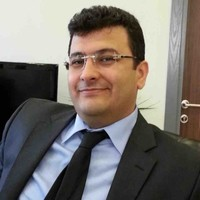
#> input picture DeepFacePractice1/_archive/backups/images_backup/kisi_A_1.jpg, 200 x 200 px
$ python -i screen_replay_anti_spoof.py   (imports and definitions only)   (older library calls are emulated)
#> lines starting #> are read from the running program, lines starting #| are printed output that depends on the picture; after the words box and inside, x2 and y2 are one past the last pixel; in counts of white or black regions, pixels touching at a corner belong together
### liveness-antispoof-research/aysenur15/liveness-p3-frr-reduction/unique-source/app/infrastructure/ml/liveness/moire_pattern_analysis.py
"""Shared moire-pattern analysis for screen replay and texture liveness checks."""

from __future__ import annotations

from typing import Sequence

import cv2
import numpy as np

DEFAULT_GABOR_KSIZE = (21, 21)
DEFAULT_GABOR_SIGMA = 5.0
DEFAULT_GABOR_LAMBDA = 10.0
DEFAULT_GABOR_GAMMA = 0.5
DEFAULT_GABOR_PSI = 0
DEFAULT_GABOR_THETAS = (0.0, np.pi / 4, np.pi / 2, 3 * np.pi / 4)
DEFAULT_RESPONSE_STD_THRESHOLD = 30.0
DEFAULT_CENTER_FOCUS_RATIO = 0.72


def build_default_moire_gabor_kernels() -> list[np.ndarray]:
    """Create the default Gabor bank used by the texture detectors."""
    return [
        cv2.getGaborKernel(
            ksize=DEFAULT_GABOR_KSIZE,
            sigma=DEFAULT_GABOR_SIGMA,
            theta=theta,
            lambd=DEFAULT_GABOR_LAMBDA,
            gamma=DEFAULT_GABOR_GAMMA,
            psi=DEFAULT_GABOR_PSI,
        )
        for theta in DEFAULT_GABOR_THETAS
    ]


def analyze_moire_pattern(
    gray: np.ndarray,
    *,
    gabor_kernels: Sequence[np.ndarray] | None = None,
    response_std_threshold: float = DEFAULT_RESPONSE_STD_THRESHOLD,
) -> dict[str, float | list[float]]:
    """Analyze periodic moire-like responses in a grayscale image.

    Returns normalized risk in [0,1] plus raw detector diagnostics.
    """
    kernels = list(gabor_kernels) if gabor_kernels is not None else build_default_moire_gabor_kernels()
    if gray is None or gray.size == 0 or not kernels:
        return {
            "moire_risk": 0.0,
            "moire_score": 100.0,
            "moire_response_count": 0.0,
            "moire_response_fraction": 0.0,
            "moire_response_std_mean": 0.0,
            "moire_response_std_max": 0.0,
            "moire_response_stds": [],
        }

    focus_gray, focus_ratio = _extract_center_focus(gray)
    clahe = cv2.createCLAHE(clipLimit=2.0, tileGridSize=(8, 8))
    normalized_gray = clahe.apply(focus_gray)

    response_stds: list[float] = []
    strong_response_count = 0
    for kernel in kernels:
        filtered = cv2.filter2D(normalized_gray, cv2.CV_64F, kernel)
        response_std = float(np.std(filtered))
        response_stds.append(response_std)
        if response_std > response_std_threshold:
            strong_response_count += 1

    response_fraction = strong_response_count / max(len(kernels), 1)
    response_std_mean = float(np.mean(response_stds)) if response_stds else 0.0
    response_std_max = float(np.max(response_stds)) if response_stds else 0.0
    response_std_min = float(np.min(response_stds)) if response_stds else 0.0
    response_std_range = max(0.0, response_std_max - response_std_min)
    response_std_std = float(np.std(response_stds)) if response_stds else 0.0
    normalized_excess = [_clamp01((std - response_std_threshold) / max(response_std_threshold, 1e-6)) for std in response_stds]
    gabor_strength = float(np.mean(normalized_excess)) if normalized_excess else 0.0
    orientation_selectivity = 0.0
    if response_std_max > 1e-6:
        orientation_selectivity = _clamp01(response_std_range / response_std_max)
    periodic_gabor_risk = _clamp01(gabor_strength * (0.35 + 0.65 * orientation_selectivity))

    fft_details = _compute_fft_periodicity(normalized_gray)
    fft_risk = float(fft_details["moire_fft_risk"])
    moire_risk = _clamp01(
        0.45 * periodic_gabor_risk
        + 0.30 * fft_risk
        + 0.15 * response_fraction
        + 0.10 * _clamp01(response_std_std / max(response_std_threshold, 1e-6))
    )
    moire_score = 100.0 * (1.0 - moire_risk)

    return {
        "moire_risk": moire_risk,
        "moire_score": moire_score,
        "moire_response_count": float(strong_response_count),
        "moire_response_fraction": response_fraction,
        "moire_response_std_mean": response_std_mean,
        "moire_response_std_max": response_std_max,
        "moire_response_std_min": response_std_min,
        "moire_response_std_range": response_std_range,
        "moire_response_std_std": response_std_std,
        "moire_gabor_strength": gabor_strength,
        "moire_orientation_selectivity": orientation_selectivity,
        "moire_periodic_gabor_risk": periodic_gabor_risk,
        "moire_center_focus_ratio": focus_ratio,
        "moire_response_stds": response_stds,
        **fft_details,
    }


def _clamp01(value: float) -> float:
    return max(0.0, min(1.0, float(value)))


def _extract_center_focus(gray: np.ndarray, focus_ratio: float = DEFAULT_CENTER_FOCUS_RATIO) -> tuple[np.ndarray, float]:
    if gray is None or gray.size == 0:
        return gray, focus_ratio
    h, w = gray.shape[:2]
    crop_h = max(16, int(round(h * focus_ratio)))
    crop_w = max(16, int(round(w * focus_ratio)))
    y1 = max(0, (h - crop_h) // 2)
    x1 = max(0, (w - crop_w) // 2)
    y2 = min(h, y1 + crop_h)
    x2 = min(w, x1 + crop_w)
    return gray[y1:y2, x1:x2], focus_ratio


def _compute_fft_periodicity(gray: np.ndarray) -> dict[str, float]:
    if gray is None or gray.size == 0:
        return {
            "moire_fft_mid_low_ratio": 0.0,
            "moire_fft_peak_ratio": 0.0,
            "moire_fft_risk": 0.0,
        }

    resized = gray
    h, w = gray.shape[:2]
    max_side = max(h, w)
    if max_side > 256:
        scale = 256.0 / float(max_side)
        resized = cv2.resize(
            gray,
            (max(1, int(round(w * scale))), max(1, int(round(h * scale)))),
            interpolation=cv2.INTER_AREA,
        )

    spectrum = np.fft.fftshift(np.fft.fft2(resized.astype(np.float32)))
    magnitude = np.log1p(np.abs(spectrum))
    h2, w2 = magnitude.shape[:2]
    cy, cx = h2 / 2.0, w2 / 2.0
    yy, xx = np.ogrid[:h2, :w2]
    radius = np.sqrt((yy - cy) ** 2 + (xx - cx) ** 2)
    half_side = min(h2, w2) / 2.0
    low_radius = max(2.0, half_side / 14.0)
    mid_radius = max(low_radius + 1.0, half_side / 4.2)

    low_mask = radius <= low_radius
    mid_mask = (radius > low_radius) & (radius <= mid_radius)
    low_energy = float(np.mean(magnitude[low_mask])) if np.any(low_mask) else 0.0
    mid_energy = float(np.mean(magnitude[mid_mask])) if np.any(mid_mask) else 0.0
    peak_energy = float(np.max(magnitude[mid_mask])) if np.any(mid_mask) else 0.0

    mid_low_ratio = mid_energy / max(low_energy, 1e-6)
    peak_ratio = peak_energy / max(mid_energy, 1e-6)
    fft_risk = _clamp01(
        0.65 * _normalize(mid_low_ratio, 0.82, 1.18)
        + 0.35 * _normalize(peak_ratio, 1.55, 2.80)
    )
    return {
        "moire_fft_mid_low_ratio": mid_low_ratio,
        "moire_fft_peak_ratio": peak_ratio,
        "moire_fft_risk": fft_risk,
    }


def _normalize(value: float, low: float, high: float) -> float:
    if high <= low:
        return 0.0
    return _clamp01((float(value) - low) / (high - low))

### liveness-antispoof-research/aysenur15/liveness-cascade-frr-reduction/unique-source/app/infrastructure/ml/liveness/screen_replay_anti_spoof.py
"""Fast screen-replay anti-spoofing heuristics for phone/tablet attacks."""

from __future__ import annotations

from dataclasses import dataclass, field

import cv2
import numpy as np

from app.infrastructure.ml.liveness.moire_pattern_analysis import analyze_moire_pattern


@dataclass(frozen=True)
class ScreenReplayAssessment:
    """Aggregated screen replay anti-spoof result."""

    spoof_score: float
    confident: bool
    hard_veto: bool
    low_signal_count: int
    screen_like_pattern: bool = False
    screen_like_optics: bool = False
    signal_scores: dict[str, float] = field(default_factory=dict)
    details: dict[str, float] = field(default_factory=dict)

    @property
    def is_live_like(self) -> bool:
        return self.spoof_score >= 70.0 and not self.hard_veto


class ScreenReplayAntiSpoof:
    """Cheap layered heuristics for detecting display-based replay attacks."""

    def __init__(
        self,
        *,
        fft_ratio_center: float = 0.85,
        fft_ratio_width: float = 0.20,
        laplacian_low: float = 80.0,
        laplacian_high: float = 700.0,
        specular_warn: float = 0.020,
        specular_fail: float = 0.060,
        skin_coverage_min: float = 0.20,
        skin_coverage_max: float = 0.95,
        crcb_scatter_min: float = 2.5,
        veto_signal_count: int = 2,
        veto_signal_threshold: float = 30.0,
        veto_score_cap: float = 35.0,
        blur_floor: float = 25.0,
        max_side: int = 256,
    ) -> None:
        self._fft_ratio_center = fft_ratio_center
        self._fft_ratio_width = max(fft_ratio_width, 1e-3)
        self._laplacian_low = laplacian_low
        self._laplacian_high = laplacian_high
        self._specular_warn = specular_warn
        self._specular_fail = max(specular_fail, specular_warn + 1e-3)
        self._skin_coverage_min = skin_coverage_min
        self._skin_coverage_max = skin_coverage_max
        self._crcb_scatter_min = crcb_scatter_min
        self._veto_signal_count = max(1, veto_signal_count)
        self._veto_signal_threshold = veto_signal_threshold
        self._veto_score_cap = veto_score_cap
        self._blur_floor = blur_floor
        self._max_side = max(64, max_side)
        self._clahe = cv2.createCLAHE(clipLimit=2.0, tileGridSize=(8, 8))

    def check_spoofing(self, image: np.ndarray) -> ScreenReplayAssessment:
        """Return a live-like score where lower values indicate screen replay risk."""
        if image is None or image.size == 0:
            return ScreenReplayAssessment(
                spoof_score=50.0,
                confident=False,
                hard_veto=False,
                low_signal_count=0,
                screen_like_pattern=False,
                screen_like_optics=False,
                signal_scores={},
                details={"invalid_input": 1.0},
            )

        bgr_small = self._resize_bgr(image)
        gray = cv2.cvtColor(bgr_small, cv2.COLOR_BGR2GRAY)
        gray = self._clahe.apply(gray)

        laplacian_variance = float(cv2.Laplacian(gray, cv2.CV_64F).var())
        if laplacian_variance < self._blur_floor:
            return ScreenReplayAssessment(
                spoof_score=50.0,
                confident=False,
                hard_veto=False,
                low_signal_count=0,
                screen_like_pattern=False,
                screen_like_optics=False,
                signal_scores={"laplacian": 50.0},
                details={
                    "blur_floor_triggered": 1.0,
                    "laplacian_variance": laplacian_variance,
                },
            )

        fft_score, fft_details = self._compute_fft_score(gray)
        gabor_analysis = analyze_moire_pattern(gray)
        gabor_score = float(gabor_analysis["moire_score"])
        laplacian_score = self._compute_laplacian_score(laplacian_variance)
        skin_score, skin_details = self._compute_skin_score(bgr_small)
        specular_score, specular_details = self._compute_specular_score(bgr_small)

        signal_scores = {
            "fft": fft_score,
            "gabor": gabor_score,
            "laplacian": laplacian_score,
            "skin": skin_score,
            "specular": specular_score,
        }
        spoof_score = self._fuse_scores(signal_scores)
        low_signal_count = sum(1 for score in signal_scores.values() if score < self._veto_signal_threshold)
        screen_like_pattern = signal_scores["fft"] < 24.0 and signal_scores["gabor"] < 35.0
        screen_like_optics = signal_scores["specular"] < 35.0 or signal_scores["laplacian"] < 25.0
        hard_veto = (
            spoof_score <= 22.0
            and screen_like_pattern
            and screen_like_optics
            and low_signal_count >= self._veto_signal_count
        )
        if hard_veto:
            spoof_score = min(spoof_score, self._veto_score_cap)

        details = {
            **fft_details,
            **{f"gabor_{key}": float(value) for key, value in gabor_analysis.items() if not isinstance(value, list)},
            **skin_details,
            **specular_details,
            "laplacian_variance": laplacian_variance,
            "screen_replay_spoof_score": spoof_score,
            "screen_replay_low_signal_count": float(low_signal_count),
            "screen_replay_screen_like_pattern": float(screen_like_pattern),
            "screen_replay_screen_like_optics": float(screen_like_optics),
        }
        for name, score in signal_scores.items():
            details[f"screen_replay_{name}_score"] = float(score)

        return ScreenReplayAssessment(
            spoof_score=spoof_score,
            confident=True,
            hard_veto=hard_veto,
            low_signal_count=low_signal_count,
            screen_like_pattern=screen_like_pattern,
            screen_like_optics=screen_like_optics,
            signal_scores=signal_scores,
            details=details,
        )

    def _resize_bgr(self, image: np.ndarray) -> np.ndarray:
        h, w = image.shape[:2]
        max_dim = max(h, w)
        if max_dim <= self._max_side:
            return image
        scale = self._max_side / float(max_dim)
        size = (max(1, int(round(w * scale))), max(1, int(round(h * scale))))
        return cv2.resize(image, size, interpolation=cv2.INTER_AREA)

    def _compute_fft_score(self, gray: np.ndarray) -> tuple[float, dict[str, float]]:
        spectrum = np.fft.fftshift(np.fft.fft2(gray.astype(np.float32)))
        magnitude = np.log1p(np.abs(spectrum))
        h, w = magnitude.shape[:2]
        cy, cx = h / 2.0, w / 2.0
        yy, xx = np.ogrid[:h, :w]
        radius = np.sqrt((yy - cy) ** 2 + (xx - cx) ** 2)
        half_side = min(h, w) / 2.0
        low_radius = max(2.0, half_side / 16.0)
        mid_radius = max(low_radius + 1.0, half_side / 4.0)

        low_mask = radius <= low_radius
        mid_mask = (radius > low_radius) & (radius <= mid_radius)

        low_energy = float(np.mean(magnitude[low_mask])) if np.any(low_mask) else 0.0
        mid_energy = float(np.mean(magnitude[mid_mask])) if np.any(mid_mask) else 0.0
        mid_low_ratio = mid_energy / max(low_energy, 1e-6)
        risk = _sigmoid((mid_low_ratio - self._fft_ratio_center) / self._fft_ratio_width)
        score = 100.0 * (1.0 - risk)
        return _clamp_score(score), {
            "screen_replay_fft_low_energy": low_energy,
            "screen_replay_fft_mid_energy": mid_energy,
            "screen_replay_fft_mid_low_ratio": mid_low_ratio,
        }

    def _compute_laplacian_score(self, laplacian_variance: float) -> float:
        low_risk = 1.0 - _sigmoid((laplacian_variance - self._laplacian_low) / max(self._laplacian_low * 0.20, 10.0))
        high_risk = _sigmoid((laplacian_variance - self._laplacian_high) / max(self._laplacian_high * 0.20, 40.0))
        risk = max(low_risk, high_risk)
        return _clamp_score(100.0 * (1.0 - risk))

    def _compute_skin_score(self, image: np.ndarray) -> tuple[float, dict[str, float]]:
        ycrcb = cv2.cvtColor(image, cv2.COLOR_BGR2YCrCb)
        hsv = cv2.cvtColor(image, cv2.COLOR_BGR2HSV)

        y = ycrcb[:, :, 0]
        cr = ycrcb[:, :, 1]
        cb = ycrcb[:, :, 2]
        h = hsv[:, :, 0]
        s = hsv[:, :, 1]
        v = hsv[:, :, 2]

        ycrcb_mask = (cr >= 133) & (cr <= 173) & (cb >= 77) & (cb <= 127) & (y >= 30)
        hsv_mask = ((h <= 25) | (h >= 160)) & (s >= 30) & (s <= 180) & (v >= 40)
        skin_mask = ycrcb_mask & hsv_mask

        skin_coverage = float(np.mean(skin_mask))
        if np.any(skin_mask):
            cr_std = float(np.std(cr[skin_mask]))
            cb_std = float(np.std(cb[skin_mask]))
        else:
            cr_std = 0.0
            cb_std = 0.0

        low_coverage_risk = 1.0 - _normalize(skin_coverage, self._skin_coverage_min, 0.35)
        high_coverage_risk = _normalize(skin_coverage, 0.85, self._skin_coverage_max)
        scatter = min(cr_std, cb_std)
        scatter_risk = 1.0 - _normalize(scatter, self._crcb_scatter_min, self._crcb_scatter_min + 4.0)
        risk = _clamp01(0.40 * max(low_coverage_risk, high_coverage_risk) + 0.60 * scatter_risk)
        return _clamp_score(100.0 * (1.0 - risk)), {
            "screen_replay_skin_coverage": skin_coverage,
            "screen_replay_cr_std": cr_std,
            "screen_replay_cb_std": cb_std,
        }

    def _compute_specular_score(self, image: np.ndarray) -> tuple[float, dict[str, float]]:
        hsv = cv2.cvtColor(image, cv2.COLOR_BGR2HSV)
        saturation = hsv[:, :, 1].astype(np.float32)
        value = hsv[:, :, 2].astype(np.float32)
        bright_low_sat = (value >= 240.0) & (saturation <= 35.0)
        specular_ratio = float(np.mean(bright_low_sat))
        risk = _normalize(specular_ratio, self._specular_warn, self._specular_fail)
        score = 100.0 * (1.0 - risk)
        return _clamp_score(score), {
            "screen_replay_specular_ratio": specular_ratio,
        }

    def _fuse_scores(self, signal_scores: dict[str, float]) -> float:
        weights = {
            "fft": 0.30,
            "gabor": 0.20,
            "laplacian": 0.20,
            "skin": 0.15,
            "specular": 0.15,
        }
        weighted_mean = sum(weights[name] * signal_scores[name] for name in weights)
        penalty = min(signal_scores.values()) if signal_scores else 50.0
        return _clamp_score(0.65 * weighted_mean + 0.35 * penalty)


def _normalize(value: float, low: float, high: float) -> float:
    if high <= low:
        return 0.0
    return _clamp01((float(value) - low) / (high - low))


def _sigmoid(value: float) -> float:
    return 1.0 / (1.0 + float(np.exp(-value)))


def _clamp01(value: float) -> float:
    return max(0.0, min(1.0, float(value)))


def _clamp_score(value: float) -> float:
    return max(0.0, min(100.0, float(value)))

>>> import cv2
>>> picture = cv2.imread('../../../../../../../../DeepFacePractice1/_archive/backups/images_backup/kisi_A_1.jpg')
#> picture is the input picture: shape (200, 200, 3); mean B, G, R 108.4, 113.8, 120.4
>>> result = ScreenReplayAntiSpoof().check_spoofing(picture)
#> in check_spoofing, `gray = self._clahe.apply(gray)`:
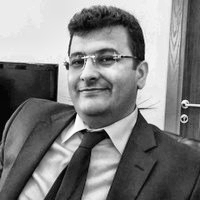
#> gray: shape (200, 200); min 1, max 255, mean 128.7
#> in check_spoofing, `laplacian_variance = float(cv2.Laplacian(gray, cv2.CV_64F).var())`: laplacian_variance = 1241.1
#> in _compute_fft_score, `magnitude = np.log1p(np.abs(spectrum))`:
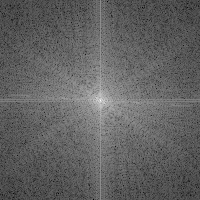
#> magnitude: shape (200, 200) float64; min 2.31, max 15.45, mean 7.36; drawn with min black and max white
#> in _compute_fft_score, `low_energy = float(np.mean(magnitude[low_mask])) if np.any(low_mask) e..`: low_energy = 11.87
#> in _compute_fft_score, `low_energy = float(np.mean(magnitude[low_mask])) if np.any(low_mask) e..`:
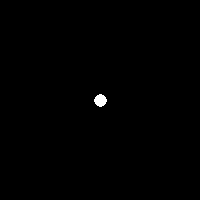
#> low_mask: shape (200, 200) bool; 0.3% white; 1 white region, box (x1, y1, x2, y2) and area: (94, 94, 107, 107) 121
#> in _compute_fft_score, `mid_energy = float(np.mean(magnitude[mid_mask])) if np.any(mid_mask) e..`: mid_energy = 9.71
#> in _compute_fft_score, `mid_energy = float(np.mean(magnitude[mid_mask])) if np.any(mid_mask) e..`:
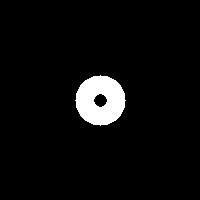
#> mid_mask: shape (200, 200) bool; 4.6% white; 1 white region, box (x1, y1, x2, y2) and area: (75, 75, 126, 126) 1840
#> in _compute_fft_score, `mid_low_ratio = mid_energy / max(low_energy, 1e-6)`: mid_low_ratio = 0.818
#> in _compute_fft_score, `risk = _sigmoid((mid_low_ratio - self._fft_ratio_center) / self._fft_r..`: risk = 0.46
#> in _compute_fft_score, `score = 100.0 * (1.0 - risk)`: score = 54.03
#> in check_spoofing, `fft_score, fft_details = self._compute_fft_score(gray)`: fft_details = {'screen_replay_fft_low_energy': 11.87, 'screen_replay_fft_mid_energy': 9.71, 'screen_replay_fft_mid_low_ratio': 0.818}
#> in analyze_moire_pattern, `focus_gray, focus_ratio = _extract_center_focus(gray)`:
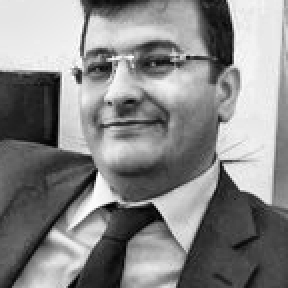
#> focus_gray: shape (144, 144) (shown 2 times larger); min 1, max 255, mean 135.3
#> in analyze_moire_pattern, `focus_gray, focus_ratio = _extract_center_focus(gray)`: focus_ratio = 0.72
#> the loop in analyze_moire_pattern, `for kernel in kernels:` made 4 passes
#> response_std on passes 1 to 4: 1263.6, 1281.9, 1175.7, 940.2
#> pass 1, in analyze_moire_pattern, `filtered = cv2.filter2D(normalized_gray, cv2.CV_64F, kernel)`:
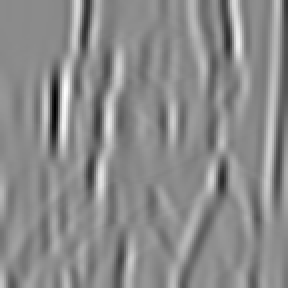
#> filtered: shape (144, 144) float64 (shown 2 times larger); min -6999, max 5791.5, mean -14.4; drawn with min black and max white
#> after the loop in analyze_moire_pattern, `for kernel in kernels:`:
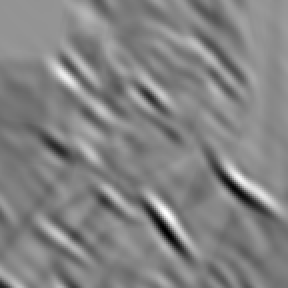
#> filtered: shape (144, 144) float64 (shown 2 times larger); min -3967.8, max 6127.9, mean 1233; drawn with min black and max white
#> after the loop in analyze_moire_pattern, `for kernel in kernels:`: response_stds = [1263.6, 1281.9, 1175.7, 940.2]; strong_response_count = 4
#> in analyze_moire_pattern, `response_fraction = strong_response_count / max(len(kernels), 1)`: response_fraction = 1
#> (the rest of the program and of its run is left out)
